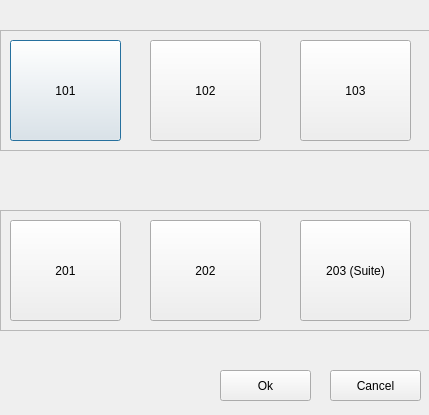
<?xml version="1.0" encoding="UTF-8"?>
<ui version="4.0">
 <class>RoomsDialog</class>
 <widget class="QDialog" name="RoomsDialog">
  <property name="geometry">
   <rect>
    <x>0</x>
    <y>0</y>
    <width>429</width>
    <height>415</height>
   </rect>
  </property>
  <property name="windowTitle">
   <string>Dialog</string>
  </property>
  <widget class="QFrame" name="frame">
   <property name="geometry">
    <rect>
     <x>0</x>
     <y>30</y>
     <width>431</width>
     <height>121</height>
    </rect>
   </property>
   <property name="frameShape">
    <enum>QFrame::Shape::StyledPanel</enum>
   </property>
   <property name="frameShadow">
    <enum>QFrame::Shadow::Raised</enum>
   </property>
   <widget class="QPushButton" name="pushButton_101">
    <property name="geometry">
     <rect>
      <x>10</x>
      <y>10</y>
      <width>111</width>
      <height>101</height>
     </rect>
    </property>
    <property name="text">
     <string>101</string>
    </property>
   </widget>
   <widget class="QPushButton" name="pushButton_102">
    <property name="geometry">
     <rect>
      <x>150</x>
      <y>10</y>
      <width>111</width>
      <height>101</height>
     </rect>
    </property>
    <property name="text">
     <string>102</string>
    </property>
   </widget>
   <widget class="QPushButton" name="pushButton_103">
    <property name="geometry">
     <rect>
      <x>300</x>
      <y>10</y>
      <width>111</width>
      <height>101</height>
     </rect>
    </property>
    <property name="text">
     <string>103</string>
    </property>
   </widget>
  </widget>
  <widget class="QFrame" name="frame_2">
   <property name="geometry">
    <rect>
     <x>0</x>
     <y>210</y>
     <width>431</width>
     <height>121</height>
    </rect>
   </property>
   <property name="frameShape">
    <enum>QFrame::Shape::StyledPanel</enum>
   </property>
   <property name="frameShadow">
    <enum>QFrame::Shadow::Raised</enum>
   </property>
   <widget class="QPushButton" name="pushButton_201">
    <property name="geometry">
     <rect>
      <x>10</x>
      <y>10</y>
      <width>111</width>
      <height>101</height>
     </rect>
    </property>
    <property name="text">
     <string>201</string>
    </property>
   </widget>
   <widget class="QPushButton" name="pushButton_202">
    <property name="geometry">
     <rect>
      <x>150</x>
      <y>10</y>
      <width>111</width>
      <height>101</height>
     </rect>
    </property>
    <property name="text">
     <string>202</string>
    </property>
   </widget>
   <widget class="QPushButton" name="pushButton_203">
    <property name="geometry">
     <rect>
      <x>300</x>
      <y>10</y>
      <width>111</width>
      <height>101</height>
     </rect>
    </property>
    <property name="text">
     <string>203 (Suite)</string>
    </property>
   </widget>
  </widget>
  <widget class="QPushButton" name="pushButton_11">
   <property name="geometry">
    <rect>
     <x>220</x>
     <y>370</y>
     <width>91</width>
     <height>31</height>
    </rect>
   </property>
   <property name="text">
    <string>Ok</string>
   </property>
  </widget>
  <widget class="QPushButton" name="pushButton_12">
   <property name="geometry">
    <rect>
     <x>330</x>
     <y>370</y>
     <width>91</width>
     <height>31</height>
    </rect>
   </property>
   <property name="text">
    <string>Cancel</string>
   </property>
  </widget>
 </widget>
 <resources/>
 <connections/>
</ui>
